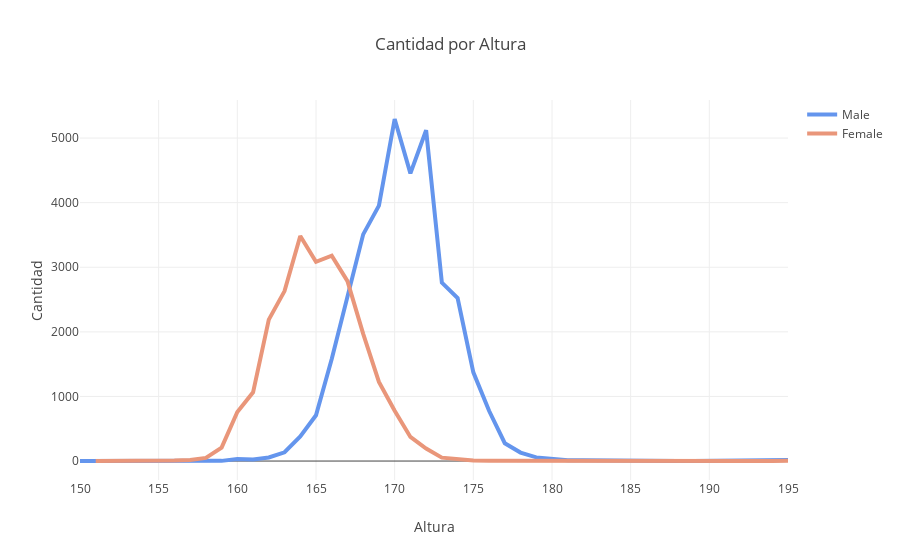

Notebook code cell kept with this figure:
### Code cell
# Create and style traces
trace0 = go.Scatter(
    x = df_m.groupby("height").count()["religion"].index,
    y = list(df_m.groupby("height").count()["religion"]),
    name = 'Male',
    line = dict(
        color = 'cornflowerblue',
        width = 4)
)
trace1 = go.Scatter(
    x = df_f.groupby("height").count()["religion"].index,
    y = list(df_f.groupby("height").count()["religion"]),
    name = 'Female',
    line = dict(
        color = "darksalmon",
        width = 4)
)
data = [trace0, trace1]

# Edit the layout
layout = dict(title = 'Cantidad por Altura',
              xaxis = dict(title = 'Altura'),
              yaxis = dict(title = 'Cantidad'),
              )

fig = dict(data=data, layout=layout)
iplot(fig)

### Figure 1 — Plotly figure (JSON) as saved in the notebook; plotly's stock layout.template omitted (floating-point values rounded to 4 significant figures)
{"data": [{"line": {"color": "cornflowerblue", "width": 4}, "name": "Male", "type": "scatter", "uid": "dcb7eae9-23ee-4683-8669-00e277758010", "x": [150, 153, 154, 155, 156, 158, 159, 160, 161, 162, 163, 164, 165, 166, 167, 168, 169, 170, 171, 172, 173, 174, 175, 176, 177, 178, 179, 180, 181, 182, 183, 184, 185, 186, 188, 189, 190, 191, 194, 195], "y": [2, 3, 1, 1, 1, 4, 3, 31, 26, 55, 136, 381, 709, 1579, 2568, 3509, 3954, 5295, 4453, 5121, 2762, 2524, 1374, 778, 276, 132, 57, 27, 11, 11, 12, 8, 1, 1, 2, 1, 1, 2, 2, 15]}, {"line": {"color": "darksalmon", "width": 4}, "name": "Female", "type": "scatter", "uid": "8f1e838f-bde8-40d1-bc03-334221ec745c", "x": [151, 152, 153, 154, 155, 156, 157, 158, 159, 160, 161, 162, 163, 164, 165, 166, 167, 168, 169, 170, 171, 172, 173, 174, 175, 176, 177, 184, 187, 191, 192, 193, 194, 195], "y": [1, 1, 2, 2, 5, 7, 17, 49, 209, 760, 1064, 2189, 2631, 3484, 3085, 3180, 2786, 1970, 1225, 779, 373, 194, 53, 23, 8, 5, 4, 1, 1, 1, 1, 1, 1, 5]}], "layout": {"title": {"text": "Cantidad por Altura"}, "xaxis": {"title": {"text": "Altura"}}, "yaxis": {"title": {"text": "Cantidad"}}}}
